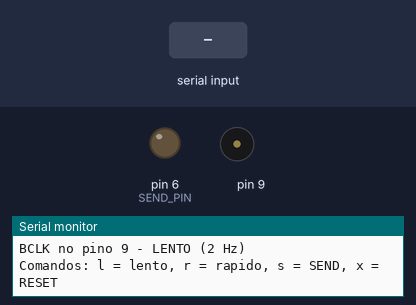
Bench run of a sketch on a simulated Arduino Uno, built with avr-gcc and run on an emulated ATmega328P. Shown: output pins drawn as LEDs (lit = HIGH), buzzer (waves = sounding), the last lines printed to the serial monitor. The inputs (shaded band) are chosen by the test bench. Pins used as bus, display or sensor lines are not drawn.

Above: at 1.26 s.
1.3 s: "r" received over Serial
At 2.3 s:
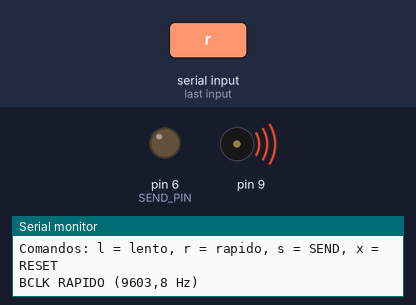
2.8 s: "l" received over Serial
At 3.5 s:
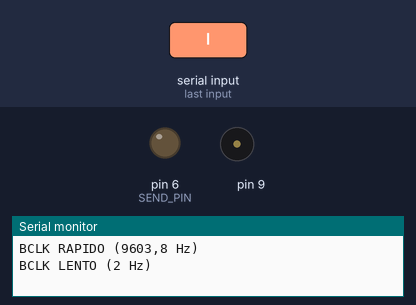
4.3 s: "s" received over Serial
At 4.6 s:
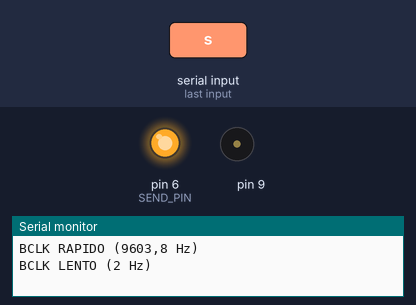
Timing chart, 0 to 7.3 s (numbered marks = the images above; inputs shaded):
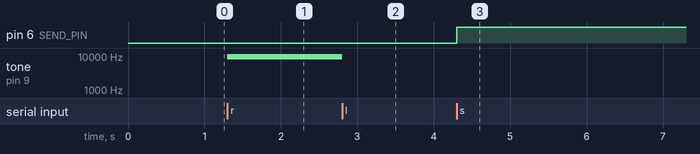

Measured:
- after the input at 1.3 s, tone on pin 9: silent → 9604 Hz at once
- after the input at 2.8 s, tone on pin 9: 9604 Hz → silent at once
- after the input at 4.3 s, pin 6 (SEND_PIN): LOW → HIGH at once

The sketch:

bclk_9600.ino
```cpp
/*
  bclk_9600.ino - gerador do BCLK (clock de bit) do TX discreto
  Arduino Uno (ATmega328P, 16 MHz)

  O BCLK sai no pino 9 (OC1A), gerado em hardware pelo Timer1 (modo CTC,
  toggle no compare match). Depois de iniciado, a CPU nao gasta nenhum ciclo
  para manter o clock rodando.

  Comandos pelo Serial Monitor (9600 baud):
    l  clock LENTO (2 Hz), para enxergar os LEDs
    r  clock RAPIDO (9603,8 Hz, erro de 0,04 %)
    s  pulso no SEND  (manda um frame)
    x  pulso no RESET

  Ligacoes:
    pino 9  -> BCLK  (fixo por hardware, nao da pra trocar)
    pino 6  -> SEND  (so assume saida durante o pulso; fora dele fica solto)
    pino 7  -> RESET (idem)
    GND do Arduino -> GND da protoboard (obrigatorio)

  Cuidado: nao use analogWrite() nos pinos 9 e 10 neste sketch (usam o Timer1).
*/

const uint8_t SEND_PIN  = 6;
const uint8_t RESET_PIN = 7;

bool modoRapido = false;

void bclkIniciar(bool rapido) {
  TCCR1B = 0;                      // para o timer
  TCCR1A = 0;                      // desconecta o OC1A do pino
  PORTB &= ~(1 << PB1);            // pino 9 comeca em 0
  DDRB  |=  (1 << PB1);            // pino 9 como saida
  TCNT1 = 0;
  if (rapido) {
    OCR1A = 832;                   // 16 MHz / (2 * 833) = 9603,8 Hz
    TCCR1A = (1 << COM1A0);        // toggle OC1A no compare match
    TCCR1B = (1 << WGM12) | (1 << CS10);                  // CTC, sem prescaler
  } else {
    OCR1A = 3905;                  // 16 MHz / (2 * 1024 * 3906) = 2,0 Hz
    TCCR1A = (1 << COM1A0);
    TCCR1B = (1 << WGM12) | (1 << CS12) | (1 << CS10);    // CTC, prescaler 1024
  }
  modoRapido = rapido;
}

// SEND: repouso em 0 (resistor de 10k para o GND). Segura em 1 por ~3 ticks do BCLK.
void pulsoSend() {
  pinMode(SEND_PIN, OUTPUT);
  digitalWrite(SEND_PIN, HIGH);
  if (modoRapido) delayMicroseconds(320); else delay(1500);
  pinMode(SEND_PIN, INPUT);        // solta o pino: o resistor volta a linha para 0
}

// RESET: repouso em 1 (resistor de 10k para o Vcc). Segura em 0 por 50 ms.
void pulsoReset() {
  pinMode(RESET_PIN, OUTPUT);
  digitalWrite(RESET_PIN, LOW);
  delay(50);
  pinMode(RESET_PIN, INPUT);       // solta o pino: o resistor volta a linha para 1
}

void setup() {
  pinMode(SEND_PIN, INPUT);        // solto, para o botao fisico continuar funcionando
  pinMode(RESET_PIN, INPUT);
  Serial.begin(9600);
  bclkIniciar(false);              // comeca LENTO, de proposito
  Serial.println(F("BCLK no pino 9 - LENTO (2 Hz)"));
  Serial.println(F("Comandos: l = lento, r = rapido, s = SEND, x = RESET"));
}

void loop() {
  if (Serial.available()) {
    char c = Serial.read();
    if (c == 'l') { bclkIniciar(false); Serial.println(F("BCLK LENTO (2 Hz)")); }
    if (c == 'r') { bclkIniciar(true);  Serial.println(F("BCLK RAPIDO (9603,8 Hz)")); }
    if (c == 's') { pulsoSend();        Serial.println(F("SEND enviado")); }
    if (c == 'x') { pulsoReset();       Serial.println(F("RESET enviado")); }
  }
}
```
